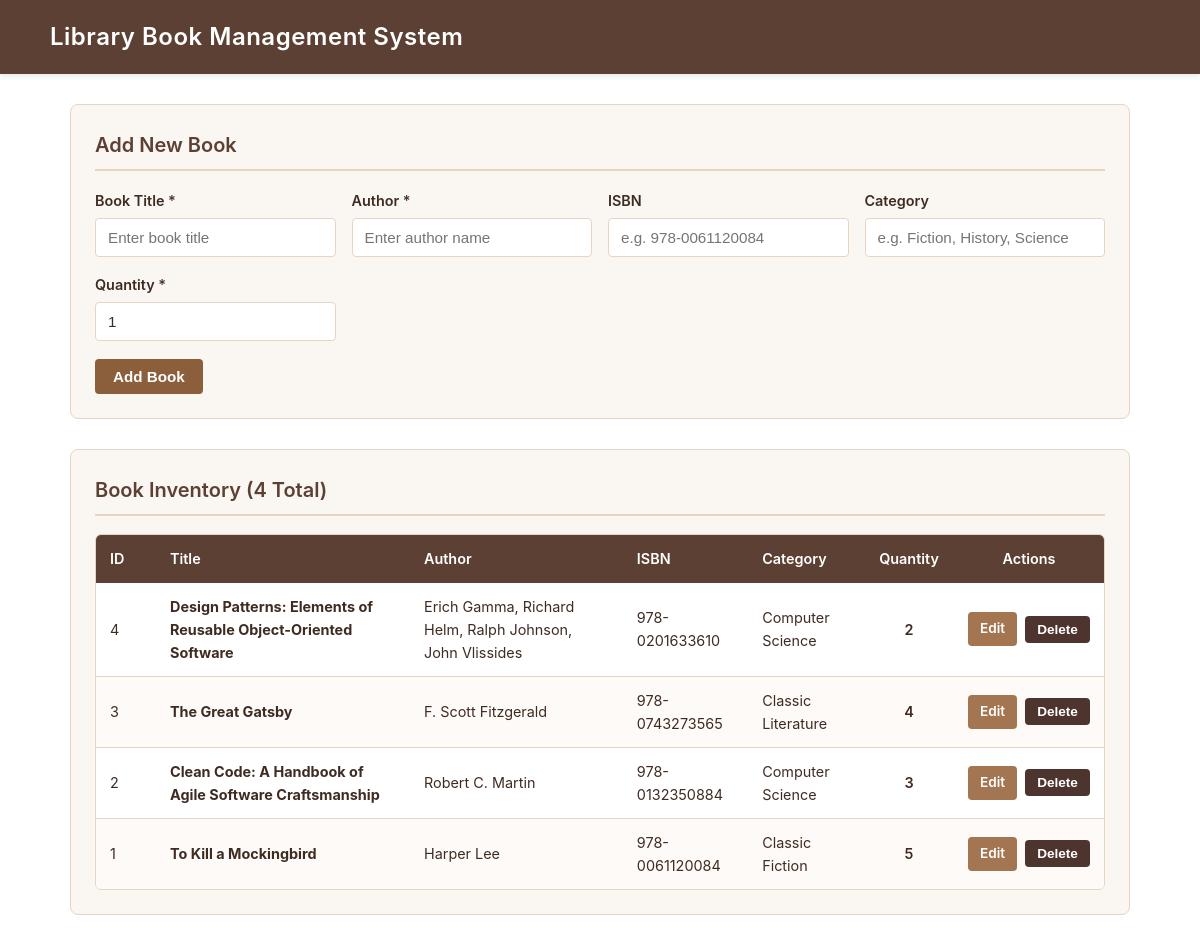
The page / on the database its author committed.
### tables this page shows
CREATE TABLE IF NOT EXISTS `books` (
    `id` INT AUTO_INCREMENT PRIMARY KEY,
    `title` VARCHAR(150) NOT NULL,
    `author` VARCHAR(100) NOT NULL,
    `isbn` VARCHAR(20) DEFAULT NULL,
    `category` VARCHAR(100) DEFAULT NULL,
    `quantity` INT NOT NULL DEFAULT 1,
    `created_at` TIMESTAMP DEFAULT CURRENT_TIMESTAMP
);

### index.php (the view, shortened to what this page needs)
<?php
require_once 'db.php';
$books = [];
try {
    $stmt = $pdo->query("SELECT * FROM books ORDER BY id DESC");
    $books = $stmt->fetchAll();
} catch (PDOException $e) {
    $db_error = "Could not fetch book records. Please ensure the database and table are properly created.";
}
?>
<!DOCTYPE html>
<html lang="en">
<head>
    <link rel="stylesheet" href="style.css">
</head>
<body>
    <header class="navbar">
        <div class="container" style="margin: 0 auto; padding: 0;">
            <h1>Library Book Management System</h1>
        </div>
    </header>
    <main class="container">
        <section class="card">
            <h2 class="card-title">Add New Book</h2>
            <form action="add.php" method="POST" id="bookForm">
                <div class="form-grid">
                    <div class="form-group">
                        <label for="title">Book Title <span class="required">*</span></label>
                        <input type="text"
                               id="title"
                               name="title"
                               class="form-control"
                               maxlength="150"
                               placeholder="Enter book title"
                               required>
                    </div>
                    <div class="form-group">
                        <label for="author">Author <span class="required">*</span></label>
                        <input type="text"
                               id="author"
                               name="author"
                               class="form-control"
                               maxlength="100"
                               placeholder="Enter author name"
                               required>
                    </div>
                    <div class="form-group">
                        <label for="isbn">ISBN</label>
                        <input type="text"
                               id="isbn"
                               name="isbn"
                               class="form-control"
                               maxlength="20"
                               placeholder="e.g. 978-0061120084">
                    </div>
                    <div class="form-group">
                        <label for="category">Category</label>
                        <input type="text"
                               id="category"
                               name="category"
                               class="form-control"
                               maxlength="100"
                               placeholder="e.g. Fiction, History, Science">
                    </div>
                    <div class="form-group">
                        <label for="quantity">Quantity <span class="required">*</span></label>
                        <input type="number"
                               id="quantity"
                               name="quantity"
                               class="form-control"
                               min="1"
                               value="1"
                               required>
                    </div>
                </div>
                <div class="form-actions">
                    <button type="submit" class="btn btn-primary">Add Book</button>
                </div>
            </form>
        </section>
        <section class="card">
            <h2 class="card-title">Book Inventory (<?= count($books); ?> Total)</h2>
            <div class="table-responsive">
                <table class="table">
                    <thead>
                        <tr>
                            <th style="width: 60px;">ID</th>
                            <th>Title</th>
                            <th>Author</th>
                            <th>ISBN</th>
                            <th>Category</th>
                            <th style="width: 90px; text-align: center;">Quantity</th>
                            <th style="width: 150px; text-align: center;">Actions</th>
                        </tr>
                    </thead>
                    <tbody>
                        <?php if (!empty($books)): ?>
                            <?php foreach ($books as $book): ?>
                                <tr>
                                    <td><?= htmlspecialchars((string)$book['id'], ENT_QUOTES, 'UTF-8'); ?></td>
                                    <td><strong><?= htmlspecialchars($book['title'], ENT_QUOTES, 'UTF-8'); ?></strong></td>
                                    <td><?= htmlspecialchars($book['author'], ENT_QUOTES, 'UTF-8'); ?></td>
                                    <td><?= htmlspecialchars($book['isbn'] ?: '—', ENT_QUOTES, 'UTF-8'); ?></td>
                                    <td><?= htmlspecialchars($book['category'] ?: 'Uncategorized', ENT_QUOTES, 'UTF-8'); ?></td>
                                    <td style="text-align: center; font-weight: 600;"><?= htmlspecialchars((string)$book['quantity'], ENT_QUOTES, 'UTF-8'); ?></td>
                                    <td style="text-align: center;">
                                        <div class="actions-cell" style="justify-content: center;">
                                            <a href="edit.php?id=<?= urlencode((string)$book['id']); ?>"
                                               class="btn btn-edit"
                                               title="Edit this book">
                                                Edit
                                            </a>
                                            <form action="delete.php" method="POST" class="delete-form">
                                                <button type="submit" class="btn btn-delete" title="Delete this book">
                                                    Delete
                                                </button>
                                            </form>
                                        </div>
                                    </td>
                                </tr>
                            <?php endforeach; ?>
                        <?php endif; ?>
                    </tbody>
                </table>
            </div>
        </section>
    </main>
</body>
</html>

### style.css (style rules this page uses)
:root { --bg-page: #FFFFFF; --bg-card: #FAF6F2; --navbar-header: #5C4033; --text-color: #3E2C23; --border-color: #E6D5C3; --btn-primary: #8B5E3C; --btn-primary-hover: #6F4A2E; --btn-edit: #A47551; --btn-edit-hover: #8B5E3C; --btn-delete: #4E342E; --btn-delete-hover: #372420; --btn-cancel: #D7C4B3; --btn-cancel-hover: #C3AF9D; --msg-bg: #F5EBE1; --msg-border: #5C4033; }
* { box-sizing: border-box; margin: 0; padding: 0; }
body { background-color: var(--bg-page); color: var(--text-color); font-family: -apple-system, BlinkMacSystemFont, "Segoe UI", Roboto, Helvetica, Arial, sans-serif; line-height: 1.6; padding-bottom: 40px; }
.navbar { background-color: var(--navbar-header); color: #FFFFFF; padding: 18px 24px; box-shadow: 0 2px 6px rgba(0, 0, 0, 0.1); }
.navbar h1 { font-size: 1.5rem; font-weight: 600; margin: 0; letter-spacing: 0.5px; }
.container { max-width: 1100px; margin: 30px auto; padding: 0 20px; }
.card { background-color: var(--bg-card); border: 1px solid var(--border-color); border-radius: 8px; padding: 24px; margin-bottom: 30px; }
.card-title { font-size: 1.25rem; font-weight: 600; margin-bottom: 18px; color: var(--navbar-header); border-bottom: 2px solid var(--border-color); padding-bottom: 8px; }
.form-grid { display: grid; grid-template-columns: repeat(auto-fit, minmax(220px, 1fr)); gap: 16px; margin-bottom: 18px; }
.form-group { display: flex; flex-direction: column; }
.form-group label { font-weight: 600; font-size: 0.9rem; margin-bottom: 6px; color: var(--text-color); }
.form-group label span.required { color: var(--btn-delete); }
.form-control { width: 100%; padding: 10px 12px; font-size: 0.95rem; color: var(--text-color); background-color: #FFFFFF; border: 1px solid var(--border-color); border-radius: 4px; outline: none; transition: border-color 0.2s; }
.form-actions { display: flex; gap: 12px; align-items: center; }
.btn { display: inline-block; padding: 9px 18px; font-size: 0.95rem; font-weight: 600; border: none; border-radius: 4px; cursor: pointer; text-decoration: none; text-align: center; transition: background-color 0.2s, opacity 0.2s; }
.btn-primary { background-color: var(--btn-primary); color: #FFFFFF; }
.btn-edit { background-color: var(--btn-edit); color: #FFFFFF; padding: 6px 12px; font-size: 0.85rem; }
.btn-delete { background-color: var(--btn-delete); color: #FFFFFF; padding: 6px 12px; font-size: 0.85rem; }
.table-responsive { width: 100%; overflow-x: auto; border: 1px solid var(--border-color); border-radius: 6px; background-color: #FFFFFF; }
.table { width: 100%; border-collapse: collapse; text-align: left; }
.table th { background-color: var(--navbar-header); color: #FFFFFF; padding: 12px 14px; font-weight: 600; font-size: 0.9rem; white-space: nowrap; }
.table td { padding: 12px 14px; border-bottom: 1px solid var(--border-color); font-size: 0.9rem; vertical-align: middle; }
.table tbody tr:nth-child(even) { background-color: #FDFAF7; }
.table tbody tr:last-child td { border-bottom: none; }
.actions-cell { white-space: nowrap; display: flex; gap: 8px; align-items: center; }
.delete-form { display: inline; margin: 0; padding: 0; }

### rows shown on the page
books: id "4", title "Design Patterns: Elements of Reusable Object-Oriented Software", author "Erich Gamma, Richard Helm, Ralph Johnson, John Vlissides", isbn "978-0201633610", category "Computer Science", quantity "2"
books: id "3", title "The Great Gatsby", author "F. Scott Fitzgerald", isbn "978-0743273565", category "Classic Literature", quantity "4"
books: id "2", title "Clean Code: A Handbook of Agile Software Craftsmanship", author "Robert C. Martin", isbn "978-0132350884", category "Computer Science", quantity "3"
books: id "1", title "To Kill a Mockingbird", author "Harper Lee", isbn "978-0061120084", category "Classic Fiction", quantity "5"

### other values the page prints
count($books) "4"
